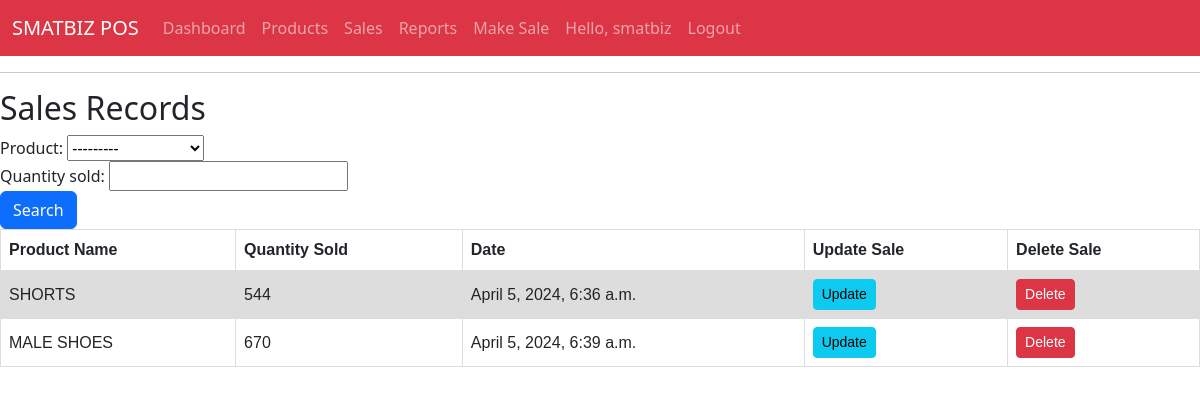
The app's page /sales/ (signed in), older data.
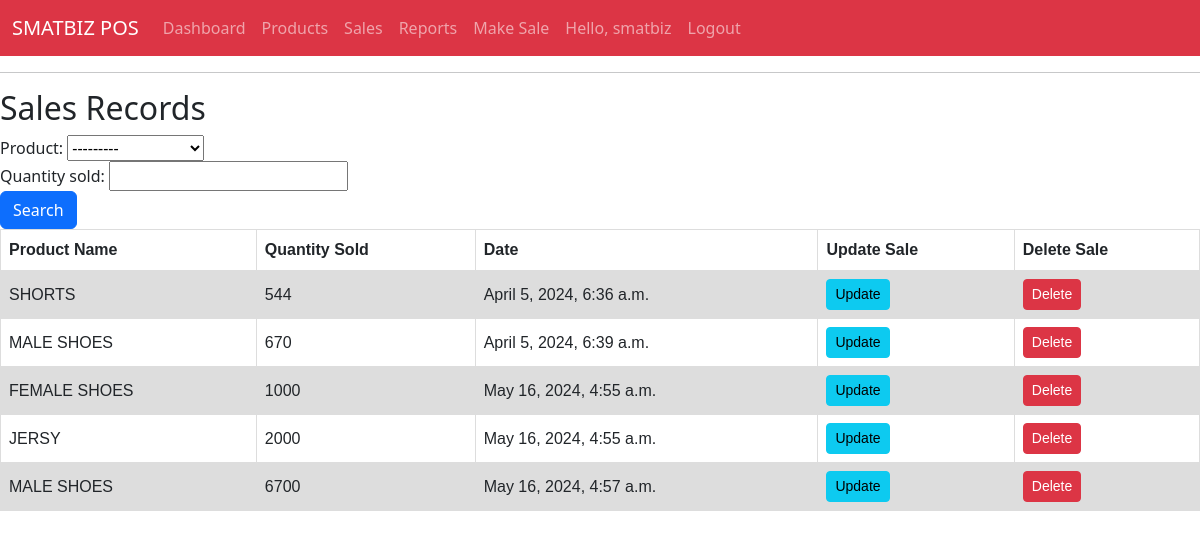
The same page, newer data.
### accounts/models.py (models this page shows)
class Sale(models.Model):
    product= models.ForeignKey(Products, null=True, on_delete= models.SET_NULL)
    quantity_sold = models.IntegerField(null=True)
    date_made = models.DateTimeField(auto_now_add=True, null=True)

class Products (models.Model):
    product_name = models.CharField(max_length=200, null=True)
    product_type = models.CharField(max_length=200, null=True)
    product_qtty = models.IntegerField(null=True)
    product_bp = models.FloatField(null=True)
    product_sp = models.FloatField(null=True)
    date_added = models.DateTimeField(auto_now_add=True, null=True)
    def __str__(self):
        return self.product_name

### accounts/views.py (the view)
# urls.py: path('sales/', views.sales, name='sales'),
@login_required(login_url='signin')
def sales(request):
    sales = Sale.objects.all()
    myFilter = SaleFilter(request.GET, queryset=sales)
    sales = myFilter.qs
    context = {'sales':sales,'myFilter':myFilter}
    return render(request, 'accounts/sales.html', context)

### accounts/templates/accounts/sales.html
{% extends 'accounts/main.html' %}
{% block content %}
<h2>Sales Records</h2>
<form action="" method="get">
  {{myFilter.form}}
  <button class="btn btn-primary" type="submit">Search</button>
</form>
<table>
    <tr>
      <th>Product Name</th>
      <th>Quantity Sold</th>
      <th>Date</th>
      <th>Update Sale</th>
      <th>Delete Sale</th>
    </tr>
    {% for i in sales %}
    <tr>
        <td>{{i.product}}</td>
        <td>{{i.quantity_sold}}</td>
        <td>{{i.date_made}}</td>
        <td><a class="btn btn-sm btn-info" href="{% if i.id %}{% url 'updatesale' i.id %}{% endif %}">Update</a></td>
        <td><a class="btn btn-sm btn-danger" href="{% if i.id %}{% url 'deletesale' i.id %}{% endif %}">Delete</a></td>
    </tr>
    {% endfor %}
  </table>
{% endblock %}

Row changes from the older to the newer data that the page shows:
added Sale: product "FEMALE SHOES", quantity_sold "1000", date_made "May 16, 2024, 4:55 a.m."
added Sale: product "JERSY", quantity_sold "2000", date_made "May 16, 2024, 4:55 a.m."
added Sale: product "MALE SHOES", quantity_sold "6700", date_made "May 16, 2024, 4:57 a.m."
